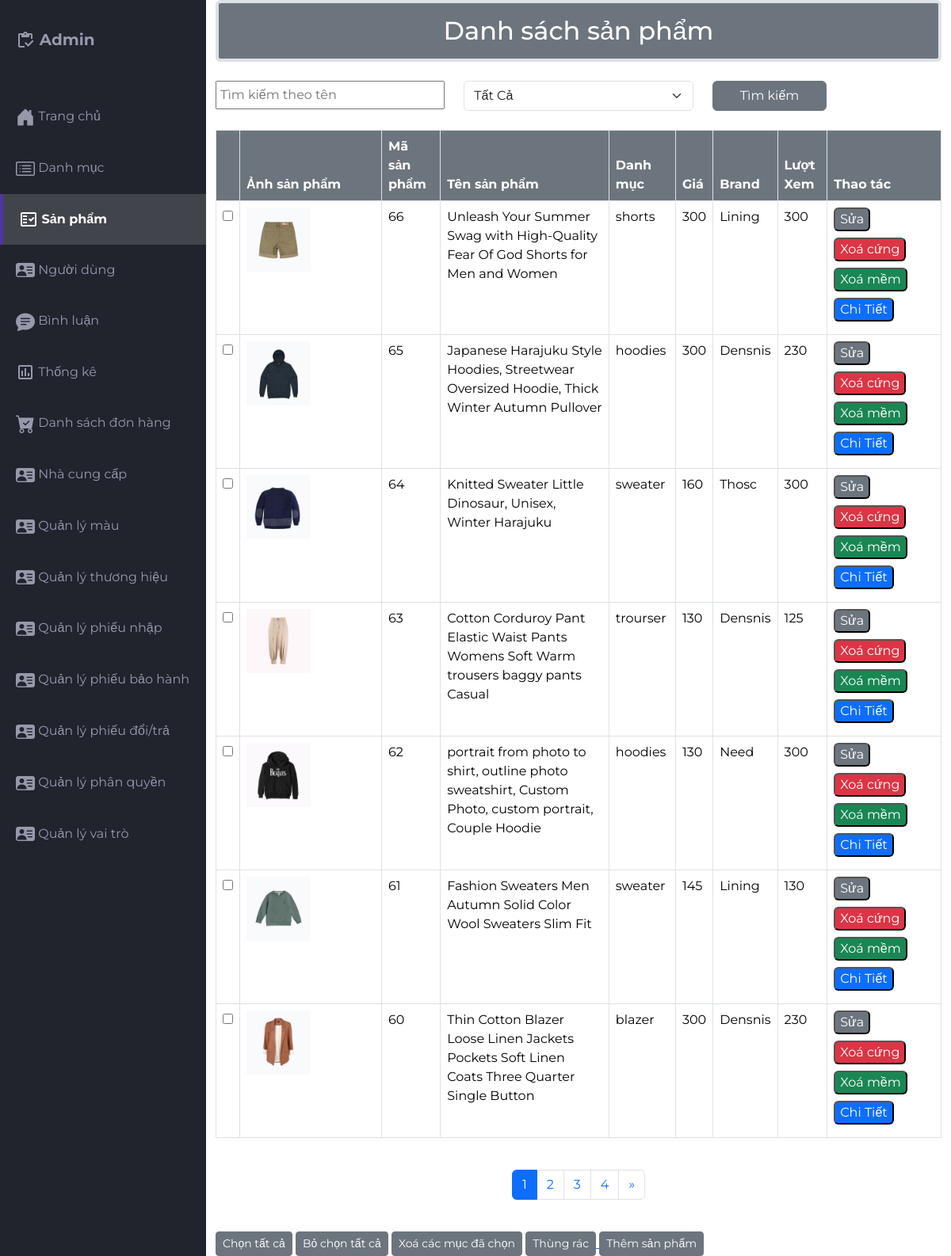
Screenshot of /src/Admin/indexadmin.php?act=pro (signed in) with the database file from the repository.
### tables this page shows
CREATE TABLE `products` (
  `pro_id` int(10) NOT NULL,
  `pro_name` varchar(255) NOT NULL,
  `pro_img` varchar(255) NOT NULL,
  `pro_price` float NOT NULL,
  `pro_desc` text NOT NULL,
  `pro_brand` varchar(55) NOT NULL,
  `pro_stock` int(11) NOT NULL,
  `cate_id` int(10) NOT NULL,
  `ncc_id` int(10) NOT NULL DEFAULT 1 COMMENT 'ID nhà cung cấp',
  `trangthai` int(1) NOT NULL,
  `pro_viewer` int(11) NOT NULL
);

CREATE TABLE `category` (
  `cate_id` int(10) NOT NULL,
  `cate_name` varchar(55) NOT NULL,
  `trangthai` int(1) NOT NULL
);

### src/app/model/connectdb.php (called while the page is built, shortened)
<?php
function get_connect()
{
    try {
        $conn = new PDO("mysql:host=localhost;dbname=da1;charset=utf8", "root", "");
        $conn->setAttribute(PDO::ATTR_ERRMODE, PDO::ERRMODE_EXCEPTION);
        return $conn;
    } catch (Exception $e) {
        echo 'Kết nối thất bại: ' . $e->getMessage();
        return null;
    }
}
function pdo_queryall($sql)
{
    $thamso = array_slice(func_get_args(), 1);
    $conn = get_connect();
    try {
        $exe = $conn->prepare($sql);
        $exe->execute($thamso);
        return $exe->fetchAll(PDO::FETCH_ASSOC);
    } catch (Exception $e) {
        echo 'Thao tác thất bại: ' . $e->getMessage();
    } finally {
        unset($conn);
    }
}
function pdo_query_one($sql)
{
    $thamso = array_slice(func_get_args(), 1);
    $conn = get_connect();
    try {
        $exe = $conn->prepare($sql);
        $exe->execute($thamso);
        return $exe->fetch(PDO::FETCH_ASSOC);
    } catch (Exception $e) {
        echo 'Thao tác thất bại: ' . $e->getMessage();
    } finally {
        unset($conn);
    }
}

### src/app/model/product.php (called while the page is built, shortened)
<?php
function queryallpro($key, $idcate, $offset = null, $limit = null)
{
    $sql = "select * from products where trangthai = 0";
    $sql .= " order by pro_id desc";
    if ($offset !== null && $limit !== null) {
        $sql .= " limit $offset, $limit";
    }
    $result = pdo_queryall($sql);
    return $result;
}
function count_products($key = '', $idcate = 0)
{
    $sql = "SELECT COUNT(*) as total FROM products WHERE trangthai = 0";
    $result = pdo_query_one($sql);
    return $result['total'];
}

### src/app/model/cate.php (called while the page is built, shortened)
<?php
    function query_onecate($id){
        $sql = "Select * from category where cate_id = $id";
        $result = pdo_query_one($sql);
        return $result;
    }
?>

### src/Admin/sanpham/listproduct.php (the view, shortened to what this page needs)
<div class="container">
    <h2 class="border border-4 mb-4 text-bg-secondary p-3 text-center rounded">Danh sách sản phẩm</h2>
    <form action="indexadmin.php?act=search" method="post">
        <div class="row">
            <div class="col-sm-4">
                <input class="w-100 p-1" type="text" placeholder="Tìm kiếm theo tên" name="search_name">
            </div>
            <div class="col-sm-4">
                <select class="form-select" name="search_cate">
                    <option value="0">Tất Cả</option>
                </select>
            </div>
            <div class="col-sm-4">
                <button type="submit" name='searchprocate' class="btn btn-secondary w-50">Tìm kiếm</button>
            </div>
        </div>
    </form>
    <div class="table-responsive mt-4">
        <table class="table table-bordered">
            <thead>
                <tr>
                    <Th class="text-bg-secondary"></Th>
                    <th class="text-bg-secondary">Ảnh sản phẩm</th>
                    <th class="text-bg-secondary">Mã sản phẩm</th>
                    <th class="text-bg-secondary">Tên sản phẩm</th>
                    <Th class="text-bg-secondary">Danh mục</Th>
                    <Th class="text-bg-secondary">Giá</Th>
                    <Th class="text-bg-secondary">Brand</Th>
                    <Th class="text-bg-secondary">Lượt Xem</Th>
                    <Th class="text-bg-secondary">Thao tác</Th>
                </tr>
            </thead>
            <?php
      $items_per_page = 7;
      $current_page = isset($_GET['page']) ? (int)$_GET['page'] : 1;
      $current_page = max(1, $current_page);
      $offset = ($current_page - 1) * $items_per_page;
      if (isset($_POST['searchprocate'])) {
        $search_name = $_POST['search_name'];
        $search_cate = $_POST['search_cate'];
        $result_pro = queryallpro($search_name, $search_cate, $offset, $items_per_page);
        $total_products = count_products($search_name, $search_cate);
        if (empty($result_pro)) {
          echo "Danh Mục Này Chưa Có Sản Phẩm Xin Mời Bạn Thực Hiện Tùy Chọn Khác";
        }
      } else {
        $result_pro = queryallpro('', 0, $offset, $items_per_page);
        $total_products = count_products('', 0);
      }
      $total_pages = ceil($total_products / $items_per_page);
      foreach ($result_pro as $product) {
        extract($product);
        $result_cateone = query_onecate($cate_id);
      ?>
            <tbody>
                <tr>
                    <td><input type="checkbox" name="checkbox" id=""></td>
                    <td><img src="./sanpham/img/<?php echo $pro_img ?>" class="w-50 mg-thumbnail h-50" alt=""></td>
                    <td><?php echo $pro_id ?></td>
                    <td><?php echo $pro_name ?></td>
                    <td><?php echo $result_cateone['cate_name'] ?></td>
                    <td><?php echo $pro_price ?></td>
                    <td><?php echo $pro_brand ?></td>
                    <td><?php echo $pro_stock ?></td>
                    <td>
                        <a href="indexadmin.php?act=suapro&pro_idsua=<?php echo $pro_id ?>" class="mb-2"><input
                                class="mb-2 text-bg-secondary rounded" type="button" name="" value="Sửa" id=""></a>
                        <a href="indexadmin.php?act=delpro&pro_idxoa=<?php echo $pro_id ?>"><input type="button" name=""
                                class="mb-2 text-bg-danger rounded" value="Xoá cứng"
                                onclick="return confirm('Bạn có chắc muốn xoá ?')" id=""></a>
                        <a href="indexadmin.php?act=soft_delpro&pro_idxoa=<?php echo $pro_id ?>"><input type="button"
                                name="" class="mb-2 text-bg-success rounded" value="Xoá mềm"
                                onclick="return confirm('Bạn có chắc muốn xoá ?')" id=""></a>
                        <a href="indexadmin.php?act=chitietadmin&pro_id=<?php echo $pro_id ?>"><input type="button"
                                class="mb-2 text-bg-primary rounded" name="" value="Chi Tiết" id=""></a>
                    </td>
                </tr>
            </tbody>
            <?php
      }
      ?>
        </table>
    </div>
    <?php if ($total_products > $items_per_page): ?>
    <div class="d-flex justify-content-center mt-4 mb-4">
        <nav aria-label="Điều hướng trang">
            <ul class="pagination">
                <?php for ($i = 1; $i <= $total_pages; $i++): ?>
                <li class="page-item <?php echo ($i == $current_page) ? 'active' : ''; ?>">
                    <a class="page-link" href="indexadmin.php?act=pro&page=<?php echo $i; ?>"><?php echo $i; ?></a>
                </li>
                <?php endfor; ?>
                <?php if ($current_page < $total_pages): ?>
                <li class="page-item">
                    <a class="page-link" href="indexadmin.php?act=pro&page=<?php echo $current_page + 1; ?>"
                        aria-label="Tiếp">
                        <span aria-hidden="true">&raquo;</span>
                    </a>
                </li>
                <?php endif; ?>
            </ul>
        </nav>
    </div>
    <?php endif; ?>
    <div class="">
        <button type="button" class="btn btn-secondary btn-sm ">Chọn tất cả</button>
        <button type="button" class="btn btn-secondary btn-sm">Bỏ chọn tất cả</button>
        <button type="button" class="btn btn-secondary btn-sm">Xoá các mục đã chọn</button>
        <a href="indexadmin.php?act=thungrac_product">
            <button type="button" class="btn btn-secondary btn-sm">Thùng rác</button>
        </a>
        <a href="indexadmin.php?act=thempro">
            <button type="button" class="btn btn-secondary btn-sm">Thêm sản phẩm</button>
        </a>
    </div>
</div>

### src/Admin/css/styles.css (style rules this page uses)
body { margin: 0; padding: 0; box-sizing: border-box; background-color: #e6e8ed; color: #666666; font-family: "Montserrat", sans-serif; }

### rows the page displays
products: pro_img (picture), pro_id "66", pro_name "Unleash Your Summer Swag with High-Quality Fear Of God Shorts for Men and Women", cate.cate_name "shorts", pro_price "300", pro_brand "Lining", pro_stock "300"
products: pro_img (picture), pro_id "65", pro_name "Japanese Harajuku Style Hoodies, Streetwear Oversized Hoodie, Thick Winter Autumn Pullover", cate.cate_name "hoodies", pro_price "300", pro_brand "Densnis", pro_stock "230"
products: pro_img (picture), pro_id "64", pro_name "Knitted Sweater Little Dinosaur, Unisex, Winter Harajuku", cate.cate_name "sweater", pro_price "160", pro_brand "Thosc", pro_stock "300"
products: pro_img (picture), pro_id "63", pro_name "Cotton Corduroy Pant Elastic Waist Pants Womens Soft Warm trousers baggy pants Casual", cate.cate_name "trourser", pro_price "130", pro_brand "Densnis", pro_stock "125"
products: pro_img (picture), pro_id "62", pro_name "portrait from photo to shirt, outline photo sweatshirt, Custom Photo, custom portrait, Couple Hoodie", cate.cate_name "hoodies", pro_price "130", pro_brand "Need", pro_stock "300"
products: pro_img (picture), pro_id "61", pro_name "Fashion Sweaters Men Autumn Solid Color Wool Sweaters Slim Fit", cate.cate_name "sweater", pro_price "145", pro_brand "Lining", pro_stock "130"
products: pro_img (picture), pro_id "60", pro_name "Thin Cotton Blazer Loose Linen Jackets Pockets Soft Linen Coats Three Quarter Single Button", cate.cate_name "blazer", pro_price "300", pro_brand "Densnis", pro_stock "230"
